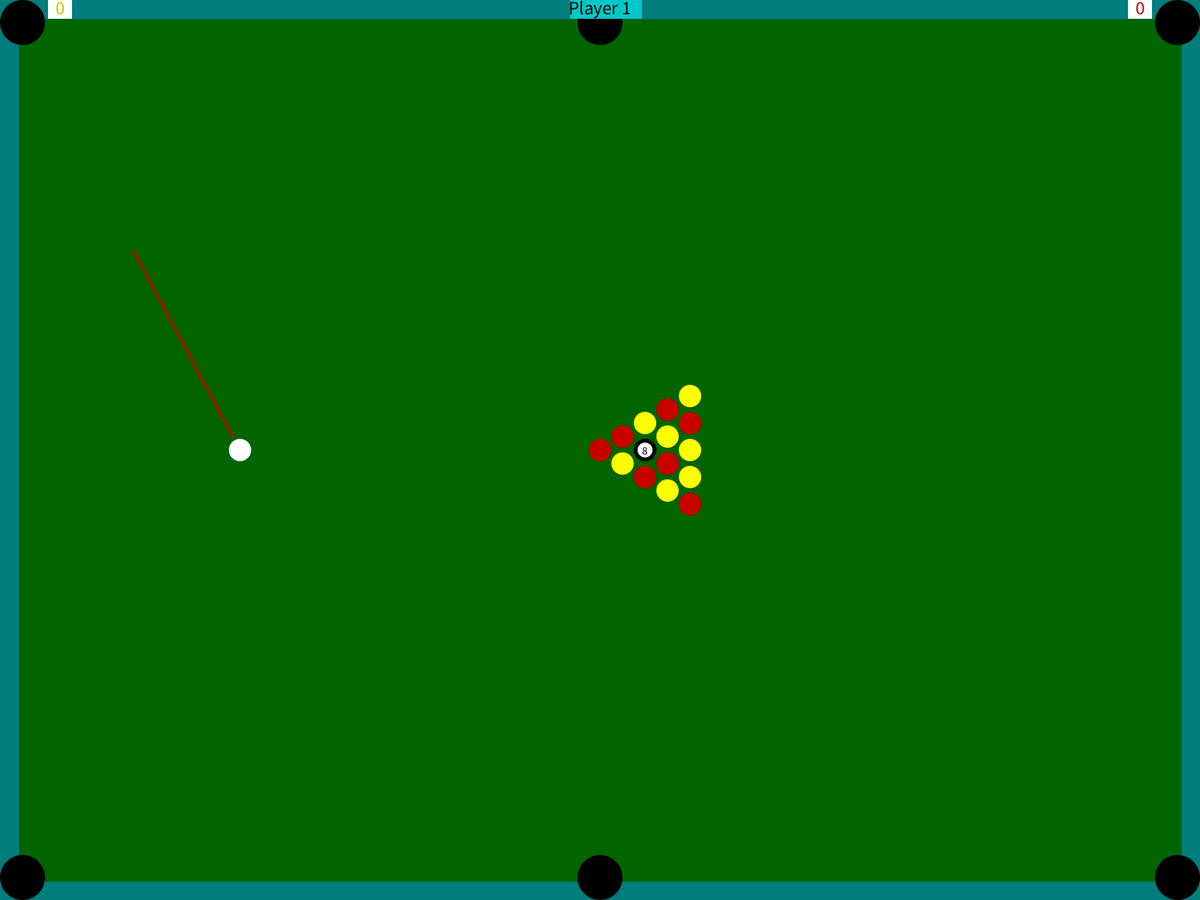
Frame 1 (no input)
Frame 60 (the mouse pressed at the canvas centre just before this capture): identical to frame 1, image omitted
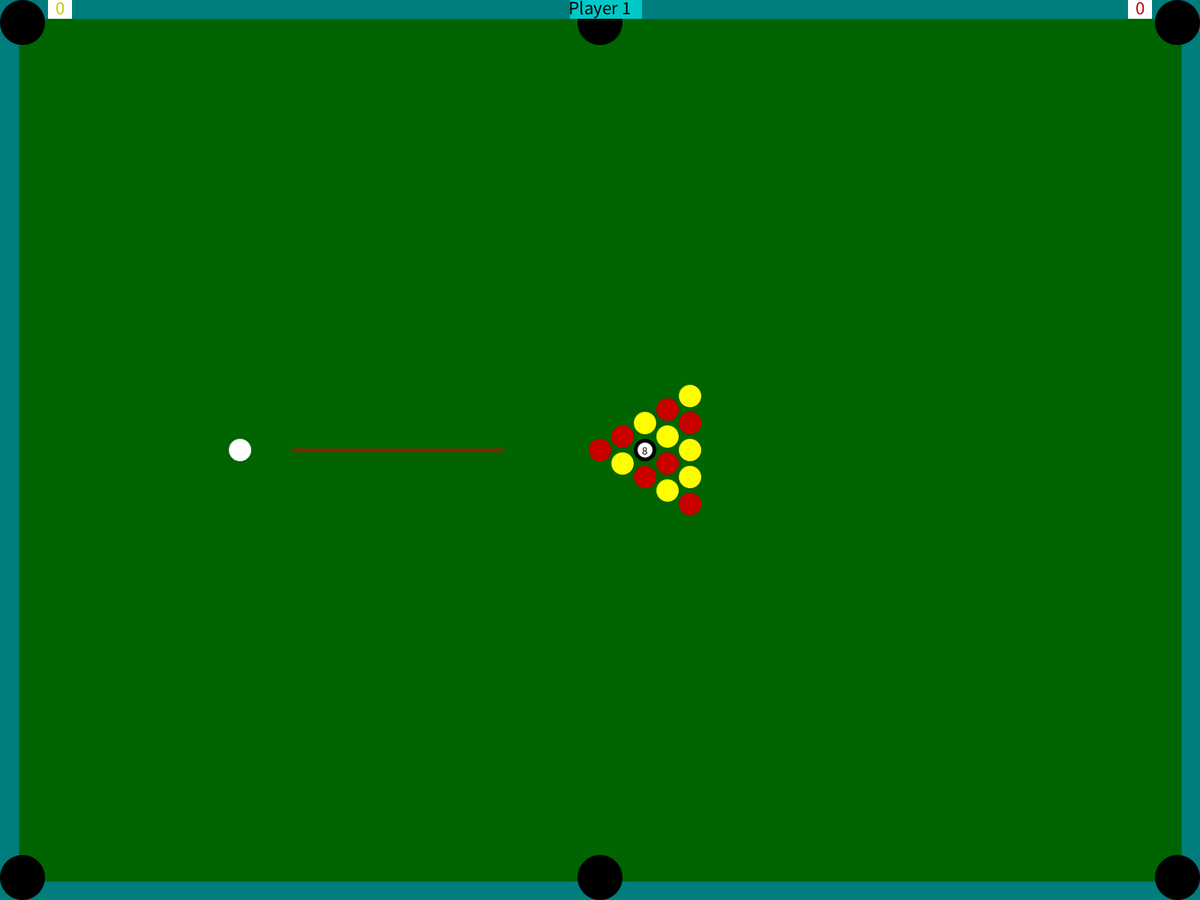
Frame 120 (the mouse held since frame 60 and released just before this capture)

The Processing sketch that drew these frames (run headless with seeded random() and noise(); from frame 60 on, the mouse is pressed at the canvas centre):

// Processing sketch: Pool
// ── Pool.pde
whiteball ball;
ArrayList<otherball> otherballs;
int clickTime;
int clickTime2;
boolean shoot=false;
float currX;
float currY;
int scoreRed;
int scoreYellow;
boolean player1=true;
int player1col;
boolean GO=false;

void setup() {
  fullScreen();
  ball = new whiteball();
  otherballs = new ArrayList<otherball>();
  color red = color(200, 0, 0);
  color yellow = color(255, 255, 0);
  otherballs.add(new otherball(width/2, height/2, red));
  otherballs.add(new otherball(width/2+30, height/2+18, yellow));
  otherballs.add(new otherball(width/2+30, height/2-18, red));
  otherballs.add(new otherball(width/2+60, height/2, 0));
  otherballs.add(new otherball(width/2+60, height/2+36, red));
  otherballs.add(new otherball(width/2+60, height/2-36, yellow));
  otherballs.add(new otherball(width/2+90, height/2+54, yellow));
  otherballs.add(new otherball(width/2+90, height/2+18, red));
  otherballs.add(new otherball(width/2+90, height/2-18, yellow));
  otherballs.add(new otherball(width/2+90, height/2-54, red));
  otherballs.add(new otherball(width/2+120, height/2, yellow));
  otherballs.add(new otherball(width/2+120, height/2+36, yellow));
  otherballs.add(new otherball(width/2+120, height/2+72, red));
  otherballs.add(new otherball(width/2+120, height/2-36, red));
  otherballs.add(new otherball(width/2+120, height/2-72, yellow));
}

void draw() {
  drawTable();
  for (int i = 0; i<1000; i++) {
    for (otherball o : otherballs) {
      o.update();
    }
    ball.update();
  }
  for (otherball o : otherballs) {
    o.show();
  }
  if (ball.show==true && GO==false) {
    ball.show();


    if (mousePressed && ball.velocity.x==0 && ball.velocity.y==0 ) {
      if (ball.velocity.x == 0 && ball.velocity.y==0 && clickTime <50) {
        clickTime++;
      }
    }

    if (shoot==true) {
      shoot();
      drawCue2();
    } else {
      drawCue();
    }
  } else if (GO==false) {
    textAlign(CENTER, CENTER);
    textSize(100);
    fill(0);
    String player;
    if (player1==true) {
      player = "1";
    } else {
      player = "2";
    }
    text("Game Over\n Click to restart\nPlayer "+ player + " wins", width/2, height/2);
  } else {
    ball.show();
    String player;
    if (player1==true) {
      player = "2";
    } else {
      player = "1";
    }
    if(scoreRed < 7 && scoreYellow < 7) {
      text("Game Over\n Click to restart\nPlayer "+ player + " wins", width/2, height/2);
    } else if((player1col==1 && scoreYellow >=7 && player1==true) || (player1col==2 && scoreRed >=7 && player1==true)) {
      text("Player 1 won!\n Click to restart", width/2, height/2);
    } else if((player1col==1 && scoreRed >=7 && player1==false) || (player1col==2 && scoreYellow >=7 && player1==false)) {
      text("Player 2 won!\n Click to restart", width/2, height/2);
    } else {
      text("Game Over\n Click to restart\nPlayer "+ player + " wins", width/2, height/2);
    }
  }
  noStroke();
  fill(255, 255, 255);
  rect(width/100*4, 0, width/100*2, 25);
  rect(width/100*94, 0, width/100*2, 25);
  fill(0,200,200);
  rect(width/100*47.5, 0, width/100*6, 25);
  textSize(25);
  fill(200, 200, 0);
  text(scoreYellow, width/100*5, 10);
  fill(200, 0, 0);
  text(scoreRed, width/100*95, 10);
  stroke(0);
  if (player1 ==true) {
    if (player1col==0) {
      fill(0);
    } else if (player1col==1) {
      fill(255, 255, 0);
    } else if (player1col==2) {
      fill(200, 0, 0);
    }
    text("Player 1", width/2, 10);
  } else {
    if (player1col==0) {
      fill(0);
    } else if (player1col==1) {
      fill(200, 0, 0);
    } else if (player1col==2) {
      fill(255, 255, 0);
    }
    text("Player 2", width/2, 10);
  }
}




void drawTable() {
  background(0, 100, 0);
  noFill();
  stroke(0, 125, 125);
  strokeWeight(50);
  rect(0, 0, width, height);
  fill(0);
  noStroke();
  int r=60;
  ellipse(30, 30, r, r);
  ellipse(30, height-30, r, r);
  ellipse(width-30, 30, r, r);
  ellipse(width-30, height-30, r, r);
  ellipse(width/2, 30, r, r);
  ellipse(width/2, height-30, r, r);
}

void drawCue() {
  if (ball.velocity.x == 0 && ball.velocity.y==0) {
    currX = mouseX;
    currY = mouseY;
    float angle = atan2(-ball.position.y+currY, -ball.position.x+currX);
    strokeWeight(5);
    stroke(120, 42, 5);
    line((20+clickTime)*cos(angle)+ball.position.x, (20+clickTime)*sin(angle)+ball.position.y, (300+clickTime)*cos(angle)+ball.position.x, (300+clickTime)*sin(angle)+ball.position.y);
  }
}
void drawCue2() {
  if (ball.velocity.x == 0 && ball.velocity.y==0) {
    float angle = atan2(-ball.position.y+currY, -ball.position.x+currX);
    strokeWeight(5);
    stroke(120, 42, 5);
    line((20+clickTime)*cos(angle)+ball.position.x, (20+clickTime)*sin(angle)+ball.position.y, (300+clickTime)*cos(angle)+ball.position.x, (300+clickTime)*sin(angle)+ball.position.y);
  }
}


void mouseReleased() {
  if (ball.velocity.x==0 && ball.velocity.y==0) {
    shoot=true;
    clickTime2= clickTime;
  }
}
void shoot() {
  if (clickTime==0) {
    float angle = atan2(-ball.position.y+mouseY, -ball.position.x+mouseX);
    if (angle==0) {angle=0.001;}
    ball.velocity.x= -clickTime2*cos(angle)/1000;
    ball.velocity.y= -clickTime2*sin(angle)/1000;
    clickTime2=0;
    shoot=false;
    player1 = !player1;
  } else {
    clickTime-=clickTime2/4;
    if (clickTime <=0) {
      clickTime=0;
    }
  }
}

void mouseClicked() {
  if (ball.show == false || GO==true) {
    GO=false;
    setup();
  }
}

// ── Objects.pde
class whiteball {
  float m= 1;
  float r=30;
  PVector position = new PVector(width/5, height/2);
  PVector velocity = new PVector(0, 0);
  float resistance=0.99997;
  float movelimit =0.00004;
  boolean show = true;
  void update() {
    position.x+=velocity.x;
    if (velocity.x>0) {
      velocity.x*=resistance;
      if (velocity.x <movelimit) {
        velocity.x=0;
      }
    } else if (velocity.x <0) {
      velocity.x*=resistance;
      if (velocity.x >-movelimit) {
        velocity.x=0;
      }
    }
    position.y+=velocity.y;
    if (velocity.y >0) {
      velocity.y*=resistance;
      if (velocity.y <movelimit) {
        velocity.y=0;
      }
    } else if (velocity.y <0) {
      velocity.y*=resistance;
      if (velocity.y >-movelimit) {
        velocity.y=0;
      }
    }

    if (position.x>width-40) {
      velocity.x=-velocity.x;
      position.x= width-40;
    } else if (position.x<40) {
      velocity.x=-velocity.x;
      position.x= 40;
    }

    if (position.y>height-40) {
      velocity.y=-velocity.y;
      position.y= height-40;
    } else if (position.y<40) {
      velocity.y=-velocity.y;
      position.y= 40;
    }


    if (dist(ball.position.x, ball.position.y, 30, height-30)<30 || dist(ball.position.x, ball.position.y, 30, 30)<30 || dist(ball.position.x, ball.position.y, width-30, height-30)<30 
      || dist(ball.position.x, ball.position.y, width-30, 30)<30 || dist(ball.position.x, ball.position.y, width/2, height-30)<30 || dist(ball.position.x, ball.position.y, width/2, 30)<30) {
      show=false;
    }
  }
  void show() {
    fill(255);
    stroke(0);
    strokeWeight(0);
    ellipse(position.x, position.y, 30, 30);
  }
}

class otherball {
  float m= 1;
  float r=30;
  PVector position = new PVector(width/2, height/2);
  PVector velocity = new PVector(0, 0);
  float resistance=0.99997;
  float movelimit =0.00004;
  color col = color(255, 255, 0);
  boolean show = true;
  otherball(float x, float y, color col) {
    position = new PVector(x, y);
    this.col = col;
  }


  void update() {
    if (show==true) {
      PVector distanceVect = PVector.sub(ball.position, position);
        float distanceVectMag = distanceVect.mag();
        float minDistance = r;
        if (distanceVectMag < minDistance) {
          float distanceCorrection = (minDistance-distanceVectMag)/2.0;
          PVector d = distanceVect.copy();
          PVector correctionVector = d.normalize().mult(distanceCorrection);
          ball.position.add(correctionVector);
          position.sub(correctionVector);

          // get angle of distanceVect
          float theta  = distanceVect.heading();
          // precalculate trig values
          float sine = sin(theta);
          float cosine = cos(theta);

          /* bTemp will hold rotated ball positions. You 
           just need to worry about bTemp[1] position*/
          PVector[] bTemp = {
            new PVector(), new PVector()
          };
          bTemp[1].x  = cosine * distanceVect.x + sine * distanceVect.y;
          bTemp[1].y  = cosine * distanceVect.y - sine * distanceVect.x;

          PVector[] vTemp = {
            new PVector(), new PVector()
          };

          vTemp[0].x  = cosine * velocity.x + sine * velocity.y;
          vTemp[0].y  = cosine * velocity.y - sine * velocity.x;
          vTemp[1].x  = cosine * ball.velocity.x + sine * ball.velocity.y;
          vTemp[1].y  = cosine * ball.velocity.y - sine * ball.velocity.x;

          PVector[] vFinal = {  
            new PVector(), new PVector()
          };

          // final rotated velocity for b[0]
          vFinal[0].x = ((m - ball.m) * vTemp[0].x + 2 * ball.m * vTemp[1].x) / (m + ball.m);
          vFinal[0].y = vTemp[0].y;

          // final rotated velocity for b[0]
          vFinal[1].x = ((ball.m - m) * vTemp[1].x + 2 * m * vTemp[0].x) / (m + ball.m);
          vFinal[1].y = vTemp[1].y;

          // hack to avoid clumping
          bTemp[0].x += vFinal[0].x;
          bTemp[1].x += vFinal[1].x;

          /* Rotate ball positions and velocities back
           Reverse signs in trig expressions to rotate 
           in the opposite direction */
          // rotate balls
          PVector[] bFinal = { 
            new PVector(), new PVector()
          };

          bFinal[0].x = cosine * bTemp[0].x - sine * bTemp[0].y;
          bFinal[0].y = cosine * bTemp[0].y + sine * bTemp[0].x;
          bFinal[1].x = cosine * bTemp[1].x - sine * bTemp[1].y;
          bFinal[1].y = cosine * bTemp[1].y + sine * bTemp[1].x;

          // update balls to screen position
          ball.position.x = position.x + bFinal[1].x;
          ball.position.y = position.y + bFinal[1].y;

          position.add(bFinal[0]);

          // update velocities
          velocity.x = cosine * vFinal[0].x - sine * vFinal[0].y;
          velocity.y = cosine * vFinal[0].y + sine * vFinal[0].x;
          ball.velocity.x = cosine * vFinal[1].x - sine * vFinal[1].y;
          ball.velocity.y = cosine * vFinal[1].y + sine * vFinal[1].x;
        }
      
      
      
      for (otherball other : otherballs) {
        distanceVect = PVector.sub(other.position, position);
        distanceVectMag = distanceVect.mag();
        minDistance = r;
        if (distanceVectMag < minDistance) {
          float distanceCorrection = (minDistance-distanceVectMag)/2.0;
          PVector d = distanceVect.copy();
          PVector correctionVector = d.normalize().mult(distanceCorrection);
          other.position.add(correctionVector);
          position.sub(correctionVector);

          // get angle of distanceVect
          float theta  = distanceVect.heading();
          // precalculate trig values
          float sine = sin(theta);
          float cosine = cos(theta);

          /* bTemp will hold rotated ball positions. You 
           just need to worry about bTemp[1] position*/
          PVector[] bTemp = {
            new PVector(), new PVector()
          };

          /* this ball's position is relative to the other
           so you can use the vector between them (bVect) as the 
           reference point in the rotation expressions.
           bTemp[0].position.x and bTemp[0].position.y will initialize
           automatically to 0.0, which is what you want
           since b[1] will rotate around b[0] */
          bTemp[1].x  = cosine * distanceVect.x + sine * distanceVect.y;
          bTemp[1].y  = cosine * distanceVect.y - sine * distanceVect.x;

          // rotate Temporary velocities
          PVector[] vTemp = {
            new PVector(), new PVector()
          };

          vTemp[0].x  = cosine * velocity.x + sine * velocity.y;
          vTemp[0].y  = cosine * velocity.y - sine * velocity.x;
          vTemp[1].x  = cosine * other.velocity.x + sine * other.velocity.y;
          vTemp[1].y  = cosine * other.velocity.y - sine * other.velocity.x;

          /* Now that velocities are rotated, you can use 1D
           conservation of momentum equations to calculate 
           the final velocity along the x-axis. */
          PVector[] vFinal = {  
            new PVector(), new PVector()
          };

          // final rotated velocity for b[0]
          vFinal[0].x = ((m - other.m) * vTemp[0].x + 2 * other.m * vTemp[1].x) / (m + other.m);
          vFinal[0].y = vTemp[0].y;

          // final rotated velocity for b[0]
          vFinal[1].x = ((other.m - m) * vTemp[1].x + 2 * m * vTemp[0].x) / (m + other.m);
          vFinal[1].y = vTemp[1].y;

          // hack to avoid clumping
          bTemp[0].x += vFinal[0].x;
          bTemp[1].x += vFinal[1].x;

          /* Rotate ball positions and velocities back
           Reverse signs in trig expressions to rotate 
           in the opposite direction */
          // rotate balls
          PVector[] bFinal = { 
            new PVector(), new PVector()
          };

          bFinal[0].x = cosine * bTemp[0].x - sine * bTemp[0].y;
          bFinal[0].y = cosine * bTemp[0].y + sine * bTemp[0].x;
          bFinal[1].x = cosine * bTemp[1].x - sine * bTemp[1].y;
          bFinal[1].y = cosine * bTemp[1].y + sine * bTemp[1].x;

          // update balls to screen position
          other.position.x = position.x + bFinal[1].x;
          other.position.y = position.y + bFinal[1].y;

          position.add(bFinal[0]);

          // update velocities
          velocity.x = cosine * vFinal[0].x - sine * vFinal[0].y;
          velocity.y = cosine * vFinal[0].y + sine * vFinal[0].x;
          other.velocity.x = cosine * vFinal[1].x - sine * vFinal[1].y;
          other.velocity.y = cosine * vFinal[1].y + sine * vFinal[1].x;
        }
      }
    



    //if (dist(position.x,position.y,ball.x,ball.y)<=30){
    //  float angle = atan2(-ball.y+position.y,-ball.x+position.x);
    //  float tvx = velocity.x;
    //  float tvy = velocity.y;
    //  //println(newV2.x);
    //  //vx = newV1.x;
    //  //vy = newV1.y;
    //  //ball.vx = newV2.x;
    //  //ball.vy = newV2.y;
    //  velocity.x=0.9*cos(angle)*sqrt(ball.vx * ball.vx + ball.vy * ball.vy) + 0.1*cos(angle)*sqrt(tvx * tvx + tvy * tvy);
    //  velocity.y=0.9*sin(angle)*sqrt(ball.vx * ball.vx + ball.vy * ball.vy) + 0.1*sin(angle)*sqrt(tvx * tvx + tvy * tvy);

    //  ball.vx = -0.9*cos(angle)*sqrt(tvx * tvx + tvy * tvy) - 0.1*cos(angle)*sqrt(ball.vx * ball.vx + ball.vy * ball.vy);
    //  ball.vy = -0.9*sin(angle)*sqrt(tvx * tvx + tvy * tvy) - 0.1*sin(angle)*sqrt(ball.vx * ball.vx + ball.vy * ball.vy);

    //   if (dist(position.x,position.y,ball.x,ball.y)<30) {
    //     ball.x=-cos(angle)*30+position.x;
    //     ball.y=-sin(angle)*30+position.y;
    //   }
    //}      

    //for (otherball o: otherballs) {
    //  if(o.position.x != position.x && o.position.y != position.y) {
    //    if (dist(position.x,position.y,o.position.x,o.position.y)<=30){
    //      float angle = atan2(-o.position.y+position.y,-o.position.x+position.x);
    //      float tvx = velocity.x;
    //      float tvy = velocity.y;
    //      //velocity = velocity.sub(position.sub(o.position).mult(velocity.sub(o.velocity).dot(position.sub(o.position))).div(position.sub(o.position).dot(position.sub(o.position))));

    //      velocity.x=0.9*cos(angle)*sqrt(o.velocity.x * o.velocity.x + o.velocity.y * o.velocity.y) + 0.1*cos(angle)*sqrt(tvx * tvx + tvy * tvy);
    //      velocity.y=0.9*sin(angle)*sqrt(o.velocity.x * o.velocity.x + o.velocity.y * o.velocity.y) + 0.1*sin(angle)*sqrt(tvx * tvx + tvy * tvy);
    //      o.velocity.x = -0.9*cos(angle)*sqrt(tvx * tvx + tvy * tvy) - 0.1*cos(angle)*sqrt(o.velocity.x * o.velocity.x + o.velocity.y * o.velocity.y);
    //      o.velocity.y = -0.9*sin(angle)*sqrt(tvx * tvx + tvy * tvy) - 0.1*sin(angle)*sqrt(o.velocity.x * o.velocity.x + o.velocity.y * o.velocity.y);

    //       if (dist(position.x,position.y,o.position.x,o.position.y)<30) {
    //         o.position.x=-cos(angle)*30+position.x;
    //         o.position.y=-sin(angle)*30+position.y;
    //       }
    //    }
    //  }
    //}
    position.x+=velocity.x;
    velocity.x*=resistance;
    if (velocity.x > 0) {
      if (velocity.x < movelimit) {
        velocity.x=0;
      }
    } else {
      if (velocity.x > -movelimit) {
        velocity.x=0;
      }
    }
    position.y+=velocity.y;
    velocity.y*=resistance;
    if (velocity.y > 0) {
      if (velocity.y < movelimit) {
        velocity.y=0;
      }
    } else {
      if (velocity.y > -movelimit) {
        velocity.y=0;
      }
    }
    if (position.x>width-40) {
      velocity.x = -velocity.x; 
      position.x = width-40;
    } else if (position.x<40) {
      velocity.x = -velocity.x;
      position.x = 40;
    }
    if (position.y>height-40) {
      velocity.y = -velocity.y; 
      position.y = height-40;
    } else if (position.y<40) {
      velocity.y = -velocity.y;
      position.y = 40;
    }

    if (dist(position.x, position.y, 30, height-30)<30 || dist(position.x, position.y, 30, 30)<30 || dist(position.x, position.y, width-30, height-30)<30 
      || dist(position.x, position.y, width-30, 30)<30 || dist(position.x, position.y, width/2, height-30)<30 || dist(position.x, position.y, width/2, 30)<30) {
      show=false;
      player1=!player1;
      if (col != 0) {
        if (scoreYellow ==0 && scoreRed==0) {
          if ((col==color(255, 255, 0) && player1==true) || (col==color(200, 200, 0) && player1==false)) {
            player1col=1;
          } else {
            player1col=2;
          }
        }

        if (col==color(255, 255, 0)) {
          scoreYellow++;
        } else if (col==color(200, 0, 0)) {
          scoreRed++;
        }
      } else {
        GO=true;
      }
    }
  }
}
void show() {
  if (show==true) {
    fill(col);
    stroke(0);
    strokeWeight(0);
    ellipse(position.x, position.y, 30, 30);
    if (col == 0) {
      fill(255);
      ellipse(position.x, position.y, 20, 20);
      textAlign(CENTER, CENTER);
      textSize(15);
      fill(0);
      text("8", position.x, position.y);
    }
  }
}
}
